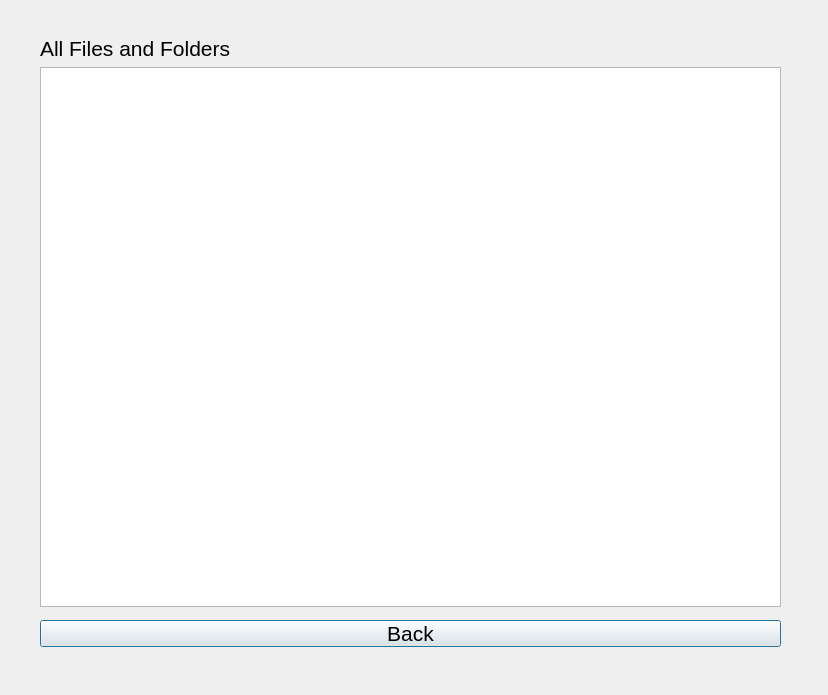
<?xml version="1.0" encoding="UTF-8"?>
<ui version="4.0">
 <class>serverfilesandfolders</class>
 <widget class="QDialog" name="serverfilesandfolders">
  <property name="geometry">
   <rect>
    <x>0</x>
    <y>0</y>
    <width>828</width>
    <height>695</height>
   </rect>
  </property>
  <property name="font">
   <font>
    <pointsize>16</pointsize>
   </font>
  </property>
  <property name="windowTitle">
   <string>Dialog</string>
  </property>
  <widget class="QWidget" name="layoutWidget">
   <property name="geometry">
    <rect>
     <x>40</x>
     <y>36</y>
     <width>741</width>
     <height>571</height>
    </rect>
   </property>
   <layout class="QVBoxLayout" name="verticalLayout">
    <item>
     <widget class="QLabel" name="label">
      <property name="text">
       <string>All Files and Folders</string>
      </property>
     </widget>
    </item>
    <item>
     <widget class="QTreeView" name="treeView"/>
    </item>
   </layout>
  </widget>
  <widget class="QPushButton" name="back">
   <property name="geometry">
    <rect>
     <x>40</x>
     <y>620</y>
     <width>741</width>
     <height>27</height>
    </rect>
   </property>
   <property name="text">
    <string>Back</string>
   </property>
  </widget>
 </widget>
 <resources/>
 <connections/>
</ui>
